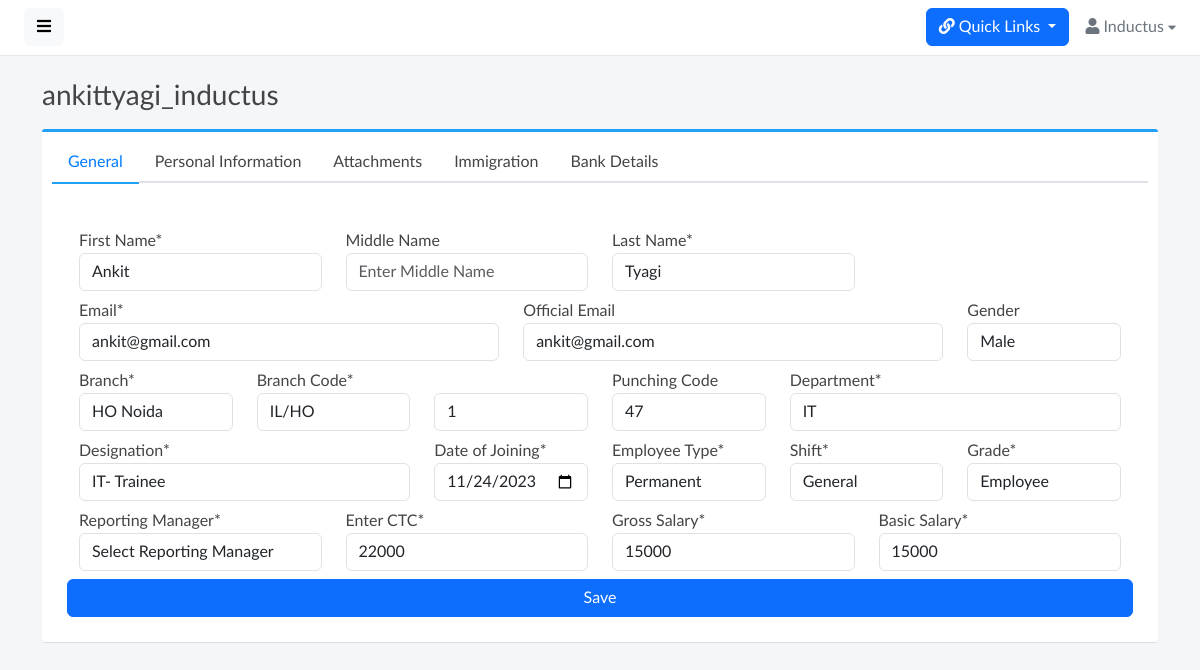
Before: /employees/oy_SUrfghZSBmk4UEie0mzx13/profile (signed in) with the older database file.
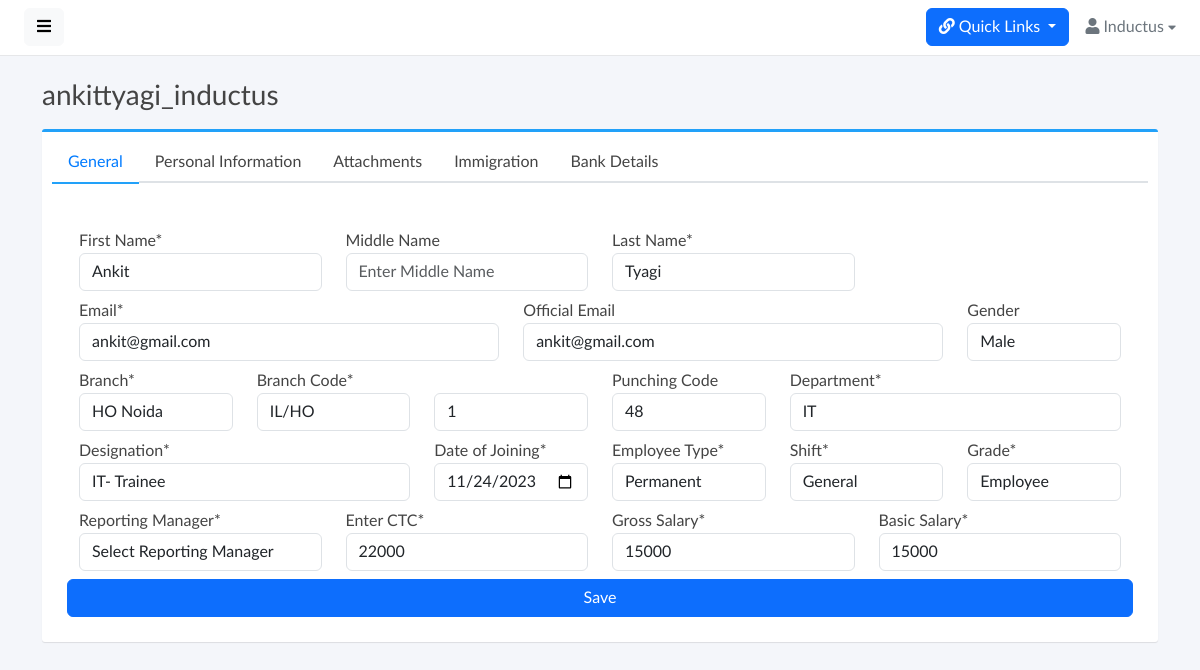
After: the same page with the newer database file.
### base/models.py (models this page shows, shortened)
class Employee(models.Model):
    GENDER_CHOICES = [
        ('Male', 'Male'),
        ('Female', 'Female'),
    ]
    SHIFT_CHOICES = [
        ('General', 'General'),
        ('UNICEF', 'UNICEF'),
    ]
    EMPLOYEE_TYPE_CHOICES = [
        ('Permanent','Permanent')
    ]
    GRADE_CHOICES = [
        ('Employee','Employee'),
        ('Consultant','Consultant'),
        ('UNF Employee','UNF Employee'),
        ('UNF Supervisor','UNF Supervisor'),
    ]
    id = models.CharField(max_length=25,primary_key=True,default=generate_unique_id,editable=False)
    user = models.OneToOneField(User, on_delete=models.CASCADE,editable=False)
    employee_code = models.CharField(max_length=20,unique=True,null=True,blank=True)
    first_name = models.CharField(max_length=100 ,null=True,blank=True)
    middle_name = models.CharField(max_length=100,blank=True,null=True)
    last_name = models.CharField(max_length=100 , null=True,blank=True)
    email = models.CharField(max_length=100, null=True,blank=True , unique=True)
    official_email= models.CharField(max_length=100, blank=True , null=True , unique=True)
    gender = models.CharField(max_length=10, choices=GENDER_CHOICES)
    punching_code = models.IntegerField(unique=True , null=True , blank=True)
    date_of_joining = models.DateField(null=True)
    branch = models.ForeignKey(Branch, on_delete=models.SET_NULL,null=True,blank=True)
    department = models.ForeignKey(Department, on_delete=models.SET_NULL, null=True,blank=True)
    designation = models.ForeignKey(Designation, on_delete=models.SET_NULL,null=True,blank=True)
    employee_type = models.CharField(max_length=100, choices=EMPLOYEE_TYPE_CHOICES)
    shift = models.CharField(max_length=100, choices=SHIFT_CHOICES)
    grade = models.CharField(max_length=100, choices=GRADE_CHOICES)
    reporting_manager = models.ForeignKey(
        'self',
        on_delete=models.SET_NULL,
        null=True,
        blank=True,
        related_name='reportees'
    )
    ctc = models.CharField(max_length=20,null=True,blank=True)
    gross_salary = models.CharField(max_length=20,null=True,blank=True)
    basic_salary = models.CharField(max_length=20,null=True,blank=True)

### base/views.py (the view, shortened to what this page needs)
# urls.py: path('employees/<str:pk>/profile',views.employeeProfileView, name='employee_profile'),
@login_required(login_url='signin')
def employeeProfileView(request , pk):
    employee = Employee.objects.get(id = pk)
    immigration_form = None
    bank_form = None
    document_form=None
    form = None
    emp_code = None
    emp_branch_code = None
    if employee.employee_code:
        temp = employee.employee_code.split('/')
        emp_branch_code = f"{temp[0]}/{temp[1]}"
        emp_code = temp[2]
    employees_list = Employee.objects.all()
    branchs = Branch.objects.all()
    departments = Department.objects.all()
    designations = Designation.objects.all()
    numeric_part = 0
    employee_documents = None
    if request.method == 'GET':
        personal_info, created = PersonalInformation.objects.get_or_create(employee=employee)
        employee_documents= RequiredDocument.objects.filter(employee=employee)
        immigration_documents = Immigration.objects.filter(employee=employee)
        bank_records = BankDetails.objects.filter(employee=employee)
        form = PersonalInformationForm(instance=personal_info)
        document_form = DocumentForm()
        immigration_form = ImmigrationForm()
        bank_form = BankForm()
        try:
            last_employee = Employee.objects.order_by('-employee_code').first()
            if last_employee:
                last_code = last_employee.employee_code
                if last_code and any(char.isdigit() for char in last_code):
                    numeric_part = int(''.join(filter(str.isdigit, last_code)))
        except Employee.DoesNotExist:
            pass  # Handle the case when no Employee objects exist
    context = {
        'employee': employee,
        'emp_branch_code' : emp_branch_code,
        'emp_code' : emp_code,
        'next_employee_code': numeric_part + 1,
        'designations': designations,
        'departments': departments,
        'branchs': branchs,
        'employees_list' : employees_list,
        'form' : form,
        'document_form' : document_form,
        'immigration_form' : immigration_form,
        'employee_documents' : employee_documents,
        'immigration_documents': immigration_documents,
        'bank_form' : bank_form,
        'bank_records' : bank_records,
    }
    return render(request,'employee_profile.html',context)

### base/forms.py (shortened to what this page needs)
class DocumentForm(forms.ModelForm):
    class Meta:
        model = RequiredDocument
        exclude = ('employee',)
        fields = '__all__'
        widgets = {
            'document_type' : forms.Select( choices=RequiredDocument.DOCUMENT_CHOICES,attrs={'class' : 'form-control'}),
            'document' : forms.FileInput(attrs={'class' : 'form-control'}),
            'date_of_expiry': DateInput(attrs={'class': 'form-control', 'type': 'date'}),
            'comments' : forms.Textarea(attrs={'class' : 'form-control', 'rows': 3, 'cols': 40}),
        }

### base/models.py (called while the page is built)
def generate_unique_id():
    return nanoid.generate(size=25)

### base/templates/employee_profile.html (shortened to what the changed rows need)
{% extends 'base.html' %}
{% load static %}
{% block start %}
<div class="content">
    <div class="container">
        <div class="page-title">
            <h3>{{ employee.user.username}}</h3>
        </div>
        <div class="box box-primary">
            <div class="box-body">
                <div class="tab-content" id="myTabContent">
                    <div class="tab-pane fade active show" id="general" role="tabpanel" aria-labelledby="general-tab">
                        <div class="container mt-2">
                            <form method="post" action="{% url 'employee_profile' employee.id %}">
                                <div class="row jumbotron box8">
                                    <div class="col-sm-3 form-group mt-2">
                                        <label for="firstname">First Name*</label>
                                        {% if employee.first_name %}
                                        <input type="text" class="form-control" name="first_name"
                                            value="{{employee.first_name}}" required>
                                        {% else %}
                                        <input type="text" class="form-control" name="first_name"
                                            placeholder="Enter First Name" required>
                                        {% endif %}
                                    </div>
                                    <div class="col-sm-3 form-group mt-2">
                                        <label for="last_name">Last Name*</label>
                                        {% if employee.last_name %}
                                        <input type="text" class="form-control" name="last_name"
                                            value="{{employee.last_name}}" required>
                                        {% else %}
                                        <input type="text" class="form-control" name="last_name"
                                            placeholder="Enter Last Name" required>
                                        {% endif %}
                                    </div>
                                    <div class="col-sm-5 form-group mt-2">
                                        <label for="email">Email*</label>
                                        {% if employee.email %}
                                        <input type="email" class="form-control" name="email"
                                            value="{{ employee.email }}" required>
                                        {% else %}
                                        <input type="email" class="form-control" name="email" placeholder="Enter Email"
                                            required>
                                        {% endif %}
                                    </div>
                                    <div class="col-sm-5 form-group mt-2">
                                        <label for="official_email">Official Email</label>
                                        <input type="email" class="form-control" id="official_email"
                                            name="official_email" {% if employee.official_email %}
                                            value="{{ employee.official_email }}" {% else %}
                                            placeholder="Enter Official Email" {% endif %} required>
                                    </div>
                                    <div class="col-sm-2 form-group mt-2">
                                        <label for="gender">Gender</label>
                                        <select id="sex" name="gender" class="form-control browser-default custom-select">
                                            <option value="Male" {% if employee.gender == 'Male' %} selected {% endif %}>Male</option>
                                        </select>
                                    </div>
                                    <div class="col-sm-2 form-group mt-2">
                                        <label for="puching_code">Punching Code</label>
                                        {% if employee.punching_code %}
                                        <input type="number" class="form-control" name="punching_code"
                                            value="{{employee.punching_code}}" required>
                                        {% else %}
                                        <input type="number" class="form-control" name="punching_code" required>
                                        {% endif %}
                                    </div>
                                    <div class="col-sm-2 form-group mt-2">
                                        <label for="Date">Date of Joining*</label>
                                        {% if employee.date_of_joining %}
                                        <input type="date" name="doj" class="form-control" id="Date"
                                            value="{{ employee.date_of_joining | date:'Y-m-d' }}" required>
                                        {% else %}
                                        <input type="date" name="doj" class="form-control" id="Date" placeholder=""
                                            required>
                                        {% endif %}
                                    </div>
                                    <div class="col-sm-2 form-group mt-2">
                                        <label for="employee_type">Employee Type*</label>
                                        <select name="employee_type" class="form-control browser-default custom-select">
                                            <option value="Permanent" {% if employee.employee_type == 'Permanent' %} selected {% endif %}>Permanent</option>
                                        </select>
                                    </div>
                                    <div class="col-sm-2 form-group mt-2">
                                        <label for="shift">Shift*</label>
                                        <select name="shift" class="form-control browser-default custom-select">
                                            <option value="General" {% if employee.shift == 'General' %} selected {% endif %}>General</option>
                                        </select>
                                    </div>
                                    <div class="col-sm-2 form-group mt-2">
                                        <label for="grade">Grade*</label>
                                        <select name="grade" class="form-control browser-default custom-select">
                                            <option value="Employee" {% if employee.grade == 'Employee' %} selected {% endif %}>Employee</option>
                                        </select>
                                    </div>
                                    <div class="col-sm-3 form-group mt-2">
                                        <label for="reporting_manager">Reporting Manager*</label>
                                        <select name="reporting_manager" class="form-control browser-default custom-select">
                                            {% if employee.reporting_manager %}
                                                <option value="{{ employee.reporting_manager.id }}" selected>
                                                    {{ employee.reporting_manager.user.username }}
                                                </option>
                                            {% else %}
                                                <option value="" disabled selected>Select Reporting Manager</option>
                                            {% endif %}
                                        </select>
                                    </div>
                                    <div class="col-sm-3 form-group mt-2">
                                        <label for="ctc">Enter CTC*</label>
                                        {% if employee.ctc %}
                                        <input type="text" class="form-control" name="ctc" value="{{employee.ctc}}" required>
                                        {% else %}
                                        <input type="text" class="form-control" name="ctc" placeholder="" required>
                                        {% endif %}
                                    </div>
                                    <div class="col-sm-3 form-group mt-2">
                                        <label for="gross_salary">Gross Salary*</label>
                                        {% if employee.gross_salary %}
                                        <input type="text" class="form-control" name="gross_salary" value="{{employee.gross_salary}}" required>
                                        {% else %}
                                        <input type="text" class="form-control" name="gross_salary" placeholder="" required>
                                        {% endif %}
                                    </div>
                                    <div class="col-sm-3 form-group mt-2">
                                        <label for="basic_salary">Basic Salary*</label>
                                        {% if employee.basic_salary %}
                                        <input type="text" class="form-control" name="basic_salary" value="{{employee.basic_salary}}" required>
                                        {% else %}
                                        <input type="text" class="form-control" name="basic_salary" placeholder="" required>
                                        {% endif %}
                                    </div>
                                </div>
                        </div>
                    </div>
                </div>
                </div>
            </div>
        </div>
    </div>
    {% endblock %}

Changed rows visible on the page:
changed Employee "Ankit": punching_code "47" → "48"
